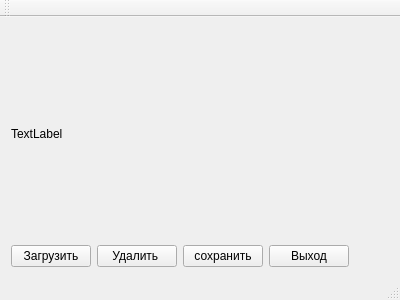
<?xml version="1.0" encoding="UTF-8"?>
<ui version="4.0">
 <class>MainWindow</class>
 <widget class="QMainWindow" name="MainWindow">
  <property name="geometry">
   <rect>
    <x>0</x>
    <y>0</y>
    <width>400</width>
    <height>300</height>
   </rect>
  </property>
  <property name="windowTitle">
   <string>Меню</string>
  </property>
  <widget class="QWidget" name="centralWidget">
   <layout class="QVBoxLayout" name="verticalLayout">
    <item>
     <widget class="QLabel" name="label">
      <property name="text">
       <string>TextLabel</string>
      </property>
     </widget>
    </item>
    <item>
     <layout class="QHBoxLayout" name="horizontalLayout">
      <item>
       <widget class="QPushButton" name="pushButton">
        <property name="text">
         <string>Загрузить</string>
        </property>
       </widget>
      </item>
      <item>
       <widget class="QPushButton" name="pushButton_2">
        <property name="text">
         <string>Удалить </string>
        </property>
       </widget>
      </item>
      <item>
       <widget class="QPushButton" name="save">
        <property name="text">
         <string>сохранить</string>
        </property>
       </widget>
      </item>
      <item>
       <widget class="QPushButton" name="pushButton_3">
        <property name="text">
         <string>Выход</string>
        </property>
       </widget>
      </item>
      <item>
       <spacer name="horizontalSpacer">
        <property name="orientation">
         <enum>Qt::Horizontal</enum>
        </property>
        <property name="sizeHint" stdset="0">
         <size>
          <width>258</width>
          <height>20</height>
         </size>
        </property>
       </spacer>
      </item>
     </layout>
    </item>
   </layout>
  </widget>
  <widget class="QMenuBar" name="menuBar">
   <property name="geometry">
    <rect>
     <x>0</x>
     <y>0</y>
     <width>400</width>
     <height>20</height>
    </rect>
   </property>
  </widget>
  <widget class="QToolBar" name="mainToolBar">
   <attribute name="toolBarArea">
    <enum>TopToolBarArea</enum>
   </attribute>
   <attribute name="toolBarBreak">
    <bool>false</bool>
   </attribute>
  </widget>
  <widget class="QStatusBar" name="statusBar"/>
 </widget>
 <layoutdefault spacing="6" margin="11"/>
 <resources/>
 <connections/>
</ui>
